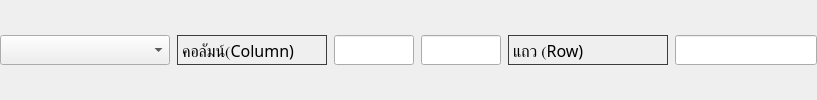
               <widget class="QWidget" name="Feature12" native="true">
                <layout class="QHBoxLayout" name="horizontalLayout_32">
                 <property name="spacing">
                  <number>7</number>
                 </property>
                 <property name="leftMargin">
                  <number>0</number>
                 </property>
                 <property name="topMargin">
                  <number>0</number>
                 </property>
                 <property name="rightMargin">
                  <number>0</number>
                 </property>
                 <property name="bottomMargin">
                  <number>0</number>
                 </property>
                 <item>
                  <widget class="QComboBox" name="SheetBox_012">
                   <property name="minimumSize">
                    <size>
                     <width>170</width>
                     <height>30</height>
                    </size>
                   </property>
                   <property name="maximumSize">
                    <size>
                     <width>170</width>
                     <height>30</height>
                    </size>
                   </property>
                   <property name="styleSheet">
                    <string notr="true">background:none;</string>
                   </property>
                  </widget>
                 </item>
                 <item>
                  <widget class="QLabel" name="label_44">
                   <property name="minimumSize">
                    <size>
                     <width>150</width>
                     <height>30</height>
                    </size>
                   </property>
                   <property name="maximumSize">
                    <size>
                     <width>150</width>
                     <height>30</height>
                    </size>
                   </property>
                   <property name="font">
                    <font>
                     <family>Sarabun</family>
                     <pointsize>12</pointsize>
                    </font>
                   </property>
                   <property name="styleSheet">
                    <string notr="true">border: 1px solid rgb(60,60,60);
border-radius: 0px;</string>
                   </property>
                   <property name="text">
                    <string>คอลัมน์(Column)</string>
                   </property>
                  </widget>
                 </item>
                 <item>
                  <widget class="QLineEdit" name="Cstart12">
                   <property name="minimumSize">
                    <size>
                     <width>80</width>
                     <height>30</height>
                    </size>
                   </property>
                   <property name="maximumSize">
                    <size>
                     <width>80</width>
                     <height>30</height>
                    </size>
                   </property>
                   <property name="font">
                    <font>
                     <family>Sarabun</family>
                     <pointsize>12</pointsize>
                     <weight>50</weight>
                     <italic>false</italic>
                     <bold>false</bold>
                    </font>
                   </property>
                   <property name="styleSheet">
                    <string notr="true">font: 12pt &quot;Sarabun&quot;;</string>
                   </property>
                  </widget>
                 </item>
                 <item>
                  <widget class="QLineEdit" name="Cend12">
                   <property name="minimumSize">
                    <size>
                     <width>80</width>
                     <height>30</height>
                    </size>
                   </property>
                   <property name="maximumSize">
                    <size>
                     <width>80</width>
                     <height>30</height>
                    </size>
                   </property>
                   <property name="font">
                    <font>
                     <family>Sarabun</family>
                     <pointsize>12</pointsize>
                     <weight>50</weight>
                     <italic>false</italic>
                     <bold>false</bold>
                    </font>
                   </property>
                   <property name="styleSheet">
                    <string notr="true">font: 12pt &quot;Sarabun&quot;;</string>
                   </property>
                  </widget>
                 </item>
                 <item>
                  <widget class="QLabel" name="label_45">
                   <property name="minimumSize">
                    <size>
                     <width>160</width>
                     <height>30</height>
                    </size>
                   </property>
                   <property name="maximumSize">
                    <size>
                     <width>160</width>
                     <height>30</height>
                    </size>
                   </property>
                   <property name="font">
                    <font>
                     <family>Sarabun</family>
                     <pointsize>12</pointsize>
                    </font>
                   </property>
                   <property name="styleSheet">
                    <string notr="true">border: 1px solid rgb(60,60,60);
border-radius: 0px;</string>
                   </property>
                   <property name="text">
                    <string>แถว (Row)</string>
                   </property>
                  </widget>
                 </item>
                 <item>
                  <widget class="QLineEdit" name="Rstart12">
                   <property name="minimumSize">
                    <size>
                     <width>60</width>
                     <height>30</height>
                    </size>
                   </property>
                   <property name="maximumSize">
                    <size>
                     <width>16777215</width>
                     <height>30</height>
                    </size>
                   </property>
                   <property name="font">
                    <font>
                     <family>Sarabun</family>
                     <pointsize>12</pointsize>
                     <weight>50</weight>
                     <italic>false</italic>
                     <bold>false</bold>
                    </font>
                   </property>
                   <property name="styleSheet">
                    <string notr="true">font: 12pt &quot;Sarabun&quot;;</string>
                   </property>
                  </widget>
                 </item>
                </layout>
               </widget>
